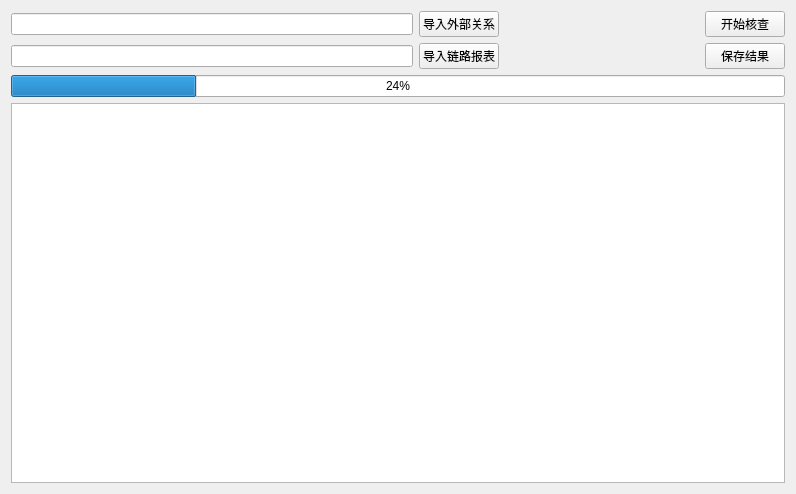
<?xml version="1.0" encoding="UTF-8"?>
<ui version="4.0">
 <class>Form</class>
 <widget class="QWidget" name="Form">
  <property name="geometry">
   <rect>
    <x>0</x>
    <y>0</y>
    <width>796</width>
    <height>494</height>
   </rect>
  </property>
  <property name="windowTitle">
   <string>华为X2核查工具 v1.0 @stdiu</string>
  </property>
  <layout class="QVBoxLayout" name="verticalLayout_3">
   <item>
    <layout class="QHBoxLayout" name="horizontalLayout_4">
     <item>
      <layout class="QVBoxLayout" name="verticalLayout_2">
       <item>
        <layout class="QHBoxLayout" name="horizontalLayout">
         <item>
          <widget class="QLineEdit" name="lineEdit_extern"/>
         </item>
         <item>
          <widget class="QPushButton" name="btn_extern">
           <property name="text">
            <string>导入外部关系</string>
           </property>
          </widget>
         </item>
        </layout>
       </item>
       <item>
        <layout class="QHBoxLayout" name="horizontalLayout_2">
         <item>
          <widget class="QLineEdit" name="lineEdit_x2"/>
         </item>
         <item>
          <widget class="QPushButton" name="btn_x2">
           <property name="text">
            <string>导入链路报表</string>
           </property>
          </widget>
         </item>
        </layout>
       </item>
       <item>
        <layout class="QHBoxLayout" name="horizontalLayout_3"/>
       </item>
      </layout>
     </item>
     <item>
      <spacer name="horizontalSpacer">
       <property name="orientation">
        <enum>Qt::Horizontal</enum>
       </property>
       <property name="sizeType">
        <enum>QSizePolicy::Fixed</enum>
       </property>
       <property name="sizeHint" stdset="0">
        <size>
         <width>200</width>
         <height>20</height>
        </size>
       </property>
      </spacer>
     </item>
     <item>
      <layout class="QVBoxLayout" name="verticalLayout">
       <item>
        <widget class="QPushButton" name="btn_check">
         <property name="text">
          <string>开始核查</string>
         </property>
        </widget>
       </item>
       <item>
        <widget class="QPushButton" name="btn_save">
         <property name="text">
          <string>保存结果</string>
         </property>
        </widget>
       </item>
      </layout>
     </item>
    </layout>
   </item>
   <item>
    <widget class="QProgressBar" name="progressBar">
     <property name="value">
      <number>24</number>
     </property>
    </widget>
   </item>
   <item>
    <widget class="QTextBrowser" name="textBrowser"/>
   </item>
  </layout>
 </widget>
 <resources/>
 <connections/>
</ui>
